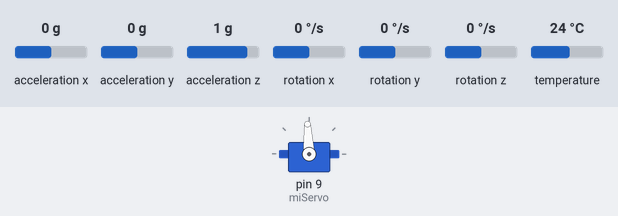
The sketch below on a simulated Arduino Leonardo, built with avr-gcc and run on an emulated ATmega32U4. On the bench: servo. The test bench sets the inputs (shaded band); at power-on: acceleration y 0 g, acceleration z 1 g, rotation x 0 °/s, acceleration x 0 g, rotation y 0 °/s, rotation z 0 °/s, temperature 24 °C. What the sketch prints to the serial monitor is not drawn.

Above: at 1.2 s.
1.3 s: acceleration y set to -1.4 g
3.3 s: acceleration z set to -1.4 g
5.3 s: rotation x set to -192 °/s
Timing chart, 0 to 13.3 s (numbered marks = the images above; inputs shaded):
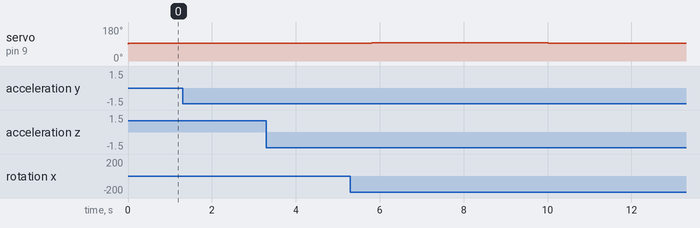

The sketch:

Servo_resolucion.ino
```cpp
#include <Servo.h>
#include <Adafruit_MPU6050.h>
#include <Adafruit_Sensor.h>
#include <Wire.h>

#define PERIODO 200000 //período del ciclo en us. En este caso se elige un preíodo grande para que el servo tenga tiempo para estabilizarse

Adafruit_MPU6050 mpu;
Servo miServo;

void setup() {
  miServo.attach(9); // pin PWM
  Serial.begin(115200); // Inicia la comunicación serial

  while (!Serial)
    delay(10); // will pause Zero, Leonardo, etc until serial console opens

  Serial.println("Adafruit MPU6050 test!");

  // Try to initialize!
  if (!mpu.begin()) {
    Serial.println("Failed to find MPU6050 chip");
    while (1) {
      delay(10);
    }
  }
  Serial.println("MPU6050 Found!");

  mpu.setAccelerometerRange(MPU6050_RANGE_8_G);
  mpu.setGyroRange(MPU6050_RANGE_500_DEG);
  mpu.setFilterBandwidth(MPU6050_BAND_44_HZ);
}


int i = 0; //En cada iteración agrego un i a writeMicroseconds();

float theta_x_gyro = 0; //Posición angular estimada por el giroscopio, asumimos que inicialmente es 0
float theta_x_acc = 0; //Posición angular estimada por el giroscopio, asumimos que inicialmente es 0
float theta_x_fc = 0; //Posición angular estimada por el filtro complementario

float alpha = 0.05;

void loop() {
  unsigned long t_ini = micros();

  //Muevo el servo un poco
  miServo.writeMicroseconds(1500 + i);

  //Estimo el ángulo
  sensors_event_t a, g, t;
  mpu.getEvent(&a, &g, &t);

  theta_x_gyro = theta_x_fc + (180/PI) * g.gyro.x * PERIODO/1000000; //OBS: ¿Qué pasa si el ciclo tarda más de lo esperado?
  theta_x_acc = (180/PI) * atan2(a.acceleration.y, a.acceleration.z);

  theta_x_fc = alpha * theta_x_acc + (1 - alpha) * theta_x_gyro;

  float datos[2] = {(float)i, theta_x_fc};
  //Envío los datos a matlab
  matlab_send(datos, 2);

  i = (i + 1)%50; //Actualizo i. Sé que el servo se va a mover al rededor de i = 17 y esta actualización mantiene i entre 0 y 50

  while(micros() - t_ini < PERIODO){}
}


void matlab_send(float *datos, size_t largo){
  Serial.write("abcd");
  for(size_t i = 0; i < largo; i++){
    byte * b = (byte *) &datos[i];
    Serial.write(b,4);
  }
}
```
